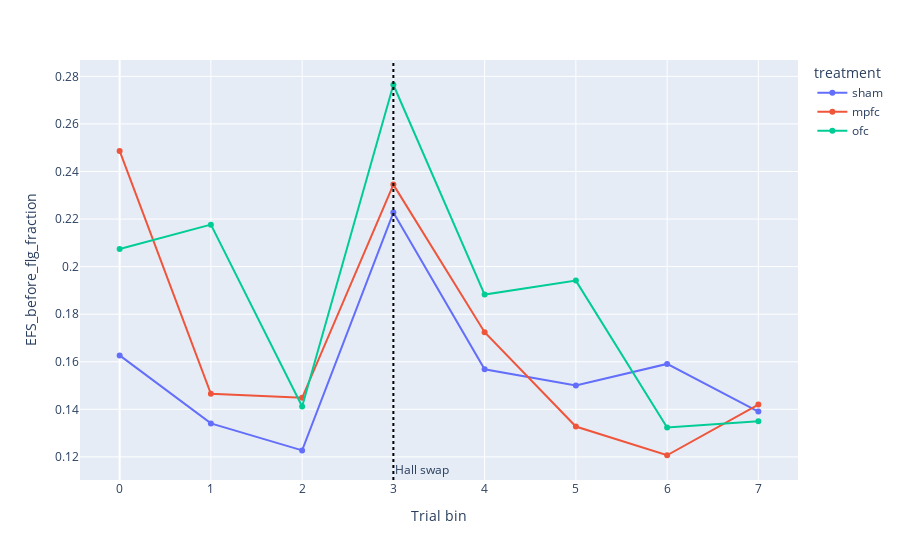

Write notebook code for a chart like this one.
### Code cell
tdf_bin = preprocessing.bin_data(tdf_trunc, 20)
efs_bin = plotting.bin_and_aggregate_flag(tdf_bin, "EFS_before_flg")
fig = plotting.line_by_treatment_across_bins(
    efs_bin, 
    x="bin", 
    y="EFS_before_flg_fraction",
    category_orders=cat
)

fig.add_vline(
    x=3,
    line_dash="dot",
    line_color="black",
    annotation_text="Hall swap",
    annotation_position="bottom right"
)

fig.show()

### Figure 1 — Plotly figure (JSON) as saved in the notebook; plotly's stock layout.template omitted (floating-point values rounded to 4 significant figures)
{"data": [{"hovertemplate": "treatment=sham<br>Trial bin=%{x}<br>EFS_before_flg_fraction=%{y}<extra></extra>", "legendgroup": "sham", "line": {"color": "#636efa", "dash": "solid"}, "marker": {"symbol": "circle"}, "mode": "lines+markers", "name": "sham", "orientation": "v", "showlegend": true, "type": "scatter", "x": [0, 1, 2, 3, 4, 5, 6, 7], "xaxis": "x", "y": [0.1627, 0.1341, 0.1227, 0.2227, 0.1568, 0.15, 0.1591, 0.139], "yaxis": "y"}, {"hovertemplate": "treatment=mpfc<br>Trial bin=%{x}<br>EFS_before_flg_fraction=%{y}<extra></extra>", "legendgroup": "mpfc", "line": {"color": "#EF553B", "dash": "solid"}, "marker": {"symbol": "circle"}, "mode": "lines+markers", "name": "mpfc", "orientation": "v", "showlegend": true, "type": "scatter", "x": [0, 1, 2, 3, 4, 5, 6, 7], "xaxis": "x", "y": [0.2486, 0.1466, 0.1448, 0.2345, 0.1724, 0.1328, 0.1207, 0.142], "yaxis": "y"}, {"hovertemplate": "treatment=ofc<br>Trial bin=%{x}<br>EFS_before_flg_fraction=%{y}<extra></extra>", "legendgroup": "ofc", "line": {"color": "#00cc96", "dash": "solid"}, "marker": {"symbol": "circle"}, "mode": "lines+markers", "name": "ofc", "orientation": "v", "showlegend": true, "type": "scatter", "x": [0, 1, 2, 3, 4, 5, 6, 7], "xaxis": "x", "y": [0.2074, 0.2176, 0.1412, 0.2765, 0.1882, 0.1941, 0.1324, 0.1349], "yaxis": "y"}], "layout": {"annotations": [{"showarrow": false, "text": "Hall swap", "x": 3, "xanchor": "left", "xref": "x", "y": 0, "yanchor": "bottom", "yref": "y domain"}], "legend": {"title": {"text": "treatment"}, "tracegroupgap": 0}, "margin": {"t": 60}, "shapes": [{"line": {"color": "black", "dash": "dot"}, "type": "line", "x0": 3, "x1": 3, "xref": "x", "y0": 0, "y1": 1, "yref": "y domain"}], "xaxis": {"anchor": "y", "domain": [0, 1], "title": {"text": "Trial bin"}}, "yaxis": {"anchor": "x", "domain": [0, 1], "title": {"text": "EFS_before_flg_fraction"}}}}
